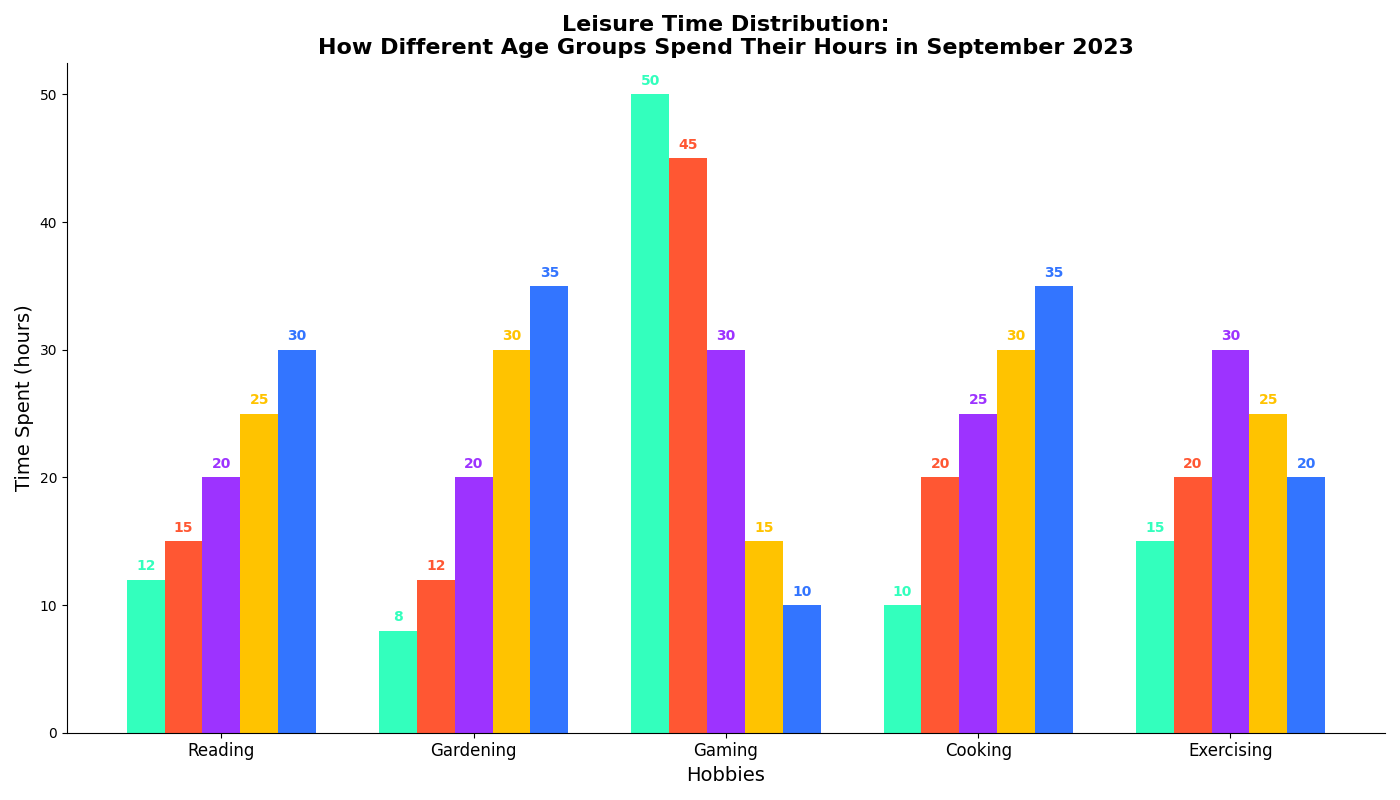

Python code for this plot:
import matplotlib.pyplot as plt
import numpy as np

age_groups = ['Teens', '20s', '30s', '40s', '50+']
hobbies = ['Reading', 'Gardening', 'Gaming', 'Cooking', 'Exercising']

data = {
    'Teens':       [12,  8, 50, 10, 15],
    '20s':         [15, 12, 45, 20, 20],
    '30s':         [20, 20, 30, 25, 30],
    '40s':         [25, 30, 15, 30, 25],
    '50+':         [30, 35, 10, 35, 20]
}

fig, ax = plt.subplots(figsize=(14, 8))
bar_width = 0.15
indices = np.arange(len(hobbies))

colors = ['#33FFBD', '#FF5733', '#9D33FF', '#FFC300', '#3375FF']

for i, (age_group, color) in enumerate(zip(age_groups, colors)):
    offset = i * bar_width
    ax.bar(indices + offset, data[age_group], width=bar_width, color=color)

ax.set_xlabel('Hobbies', fontsize=14)
ax.set_ylabel('Time Spent (hours)', fontsize=14)
ax.set_title('Leisure Time Distribution:\nHow Different Age Groups Spend Their Hours in September 2023', fontsize=16, weight='bold')
ax.set_xticks(indices + bar_width*2)
ax.set_xticklabels(hobbies, fontsize=12)

# Remove top and right borders
ax.spines['top'].set_visible(False)
ax.spines['right'].set_visible(False)

for i, (age_group, color) in enumerate(zip(age_groups, colors)):
    for j, value in enumerate(data[age_group]):
        ax.text(j + i * bar_width, value + 0.5, str(value),
                ha='center', va='bottom', fontsize=10, color=color, fontweight='bold')

plt.tight_layout()
plt.show()
